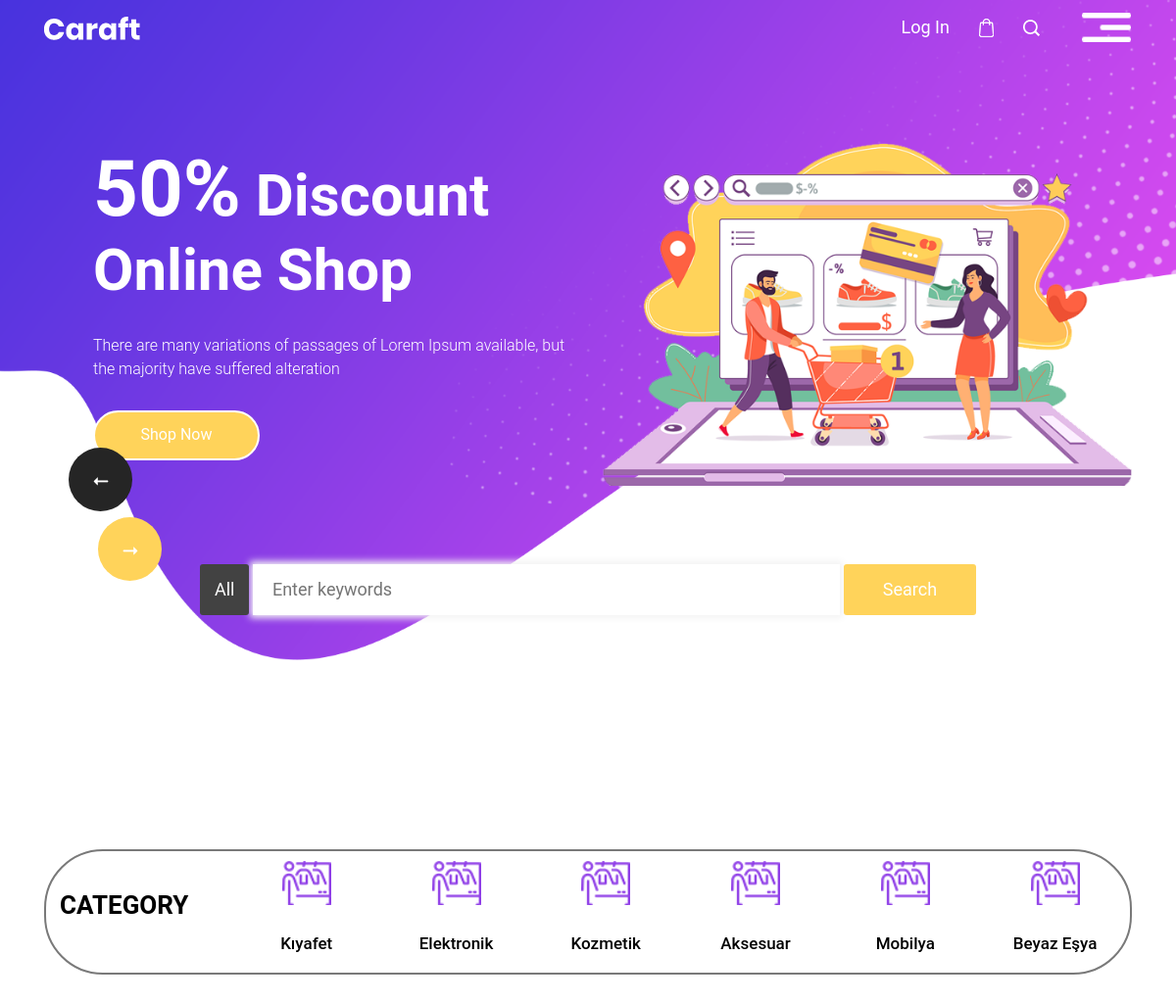
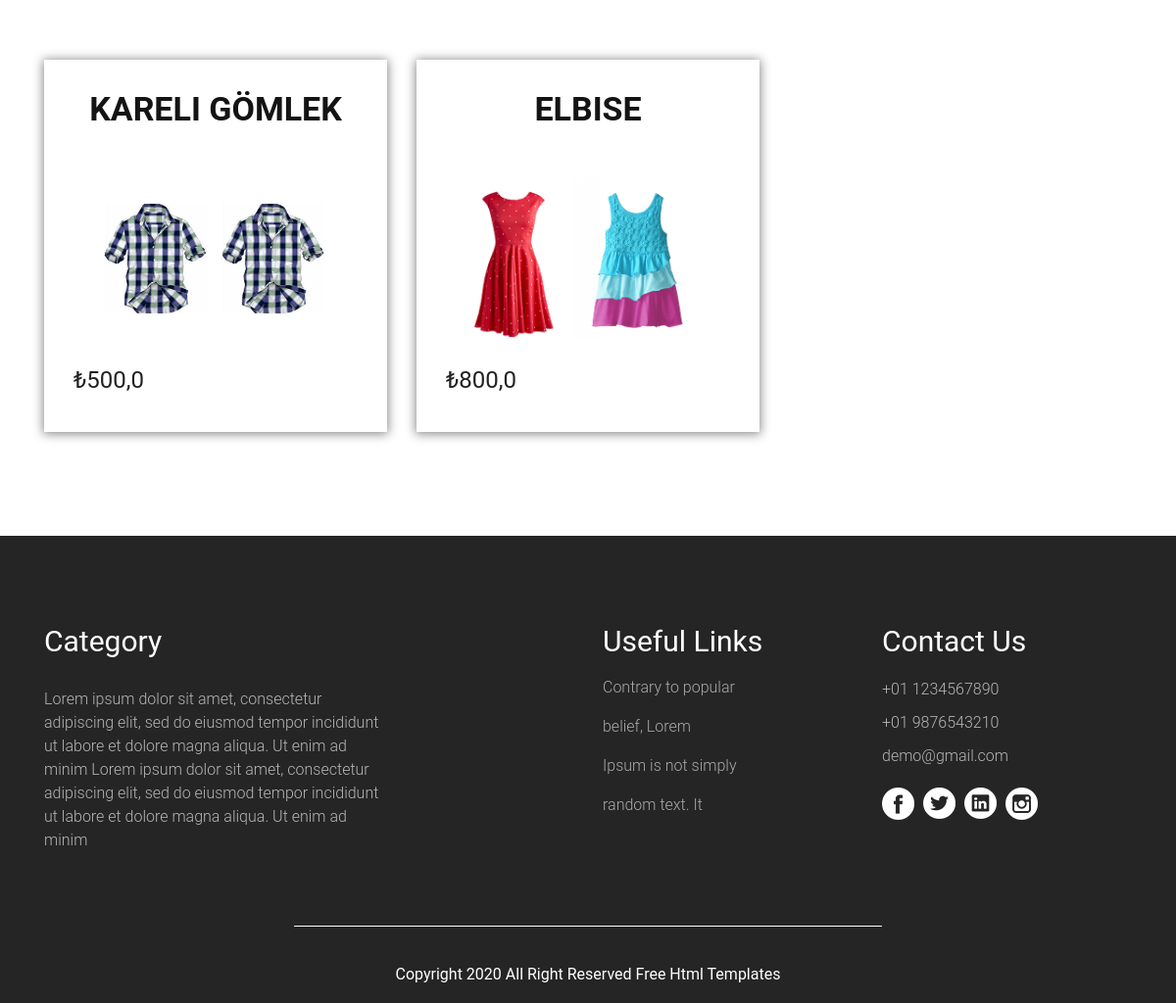
/productCategory/Kıyafet/, run on the app's committed database (2 pictures, top to bottom).
### appMy/models.py (models this page shows, shortened)
class Category(models.Model):
    title = models.CharField(("Kategori"), max_length=50)

class Product(models.Model):
    brand = models.ForeignKey(Brand, verbose_name=("Ürün Markası"), on_delete=models.CASCADE)
    category = models.ForeignKey(Category, verbose_name=("Ürün Kategorisi"), on_delete=models.CASCADE)
    title = models.CharField(("Ürün Başlık"), max_length=50)
    text = models.TextField(("Ürün Özellikleri"))
    price = models.FloatField(("Ürün Fiyatı"))
    image = models.FileField(("Ürün Fotoğrafı"), upload_to='', max_length=100, null=True)

### appMy/views.py (the view)
# urls.py: path('productCategory/<categoryid>/', productCategory, name='productCategory'),
def productCategory(request,categoryid="Elektronik"):
    context={"title":"Kategori"}
    category_k = Category.objects.get(title=categoryid)
    products = Product.objects.filter(category=category_k)
    category = Category.objects.all()
    context.update({
        "products": products,
        "categoryid": categoryid,
        "category": category,
    })
    return render(request,'category.html',context)

### appMy/templates/category.html
{% extends 'base.html' %}
{% load static %}
{% block body %}
      <div class="container">
         <div class="category_section">
            <div class="row">
               <div class="col-lg-2 col-sm-12">
                  <h1 class="category_text">Category</h1>
               </div>
               <div class="col-lg-10 col-sm-12 main">
                  {% for i in category %}
                     <div class="col">
                     <div class="box_main">
                        <a href="/productCategory/{{ i.title }}/">
                           <div class="icon_1"></div>
                           <h4 class="fashion_text active">{{ i.title }}</h4>
                        </a>
                     </div>
                  </div>
                  {% endfor %}
               </div>
            </div>
         </div>
         <div class="category_section_2">
            <div class="row">
               {% for i in products %}
               <div class="col-4 mb-3">
                  <a href="#">
                     <div class="feature_box">
                        <h1 class="readable_text">{{ i.title }}</h1>
                        <div><img src="{{ i.image.url }}" class="image_7"></div>
                        <div style="font-size: 24px;">₺{{ i.price }}</div>
                     </div>
                  </a>
               </div>
               {% endfor %}
            </div>
         </div>
      </div>
{% endblock body %}

### appMy/static/css/style.css (style rules this page uses)
* { box-sizing: border-box !important; transition: ease all 0.5s; }
html { scroll-behavior: smooth; }
body { color: #666666; font-size: 14px; font-family: Roboto; line-height: 1.80857; font-weight: normal; overflow-x: hidden; }
a { color: #1f1f1f; text-decoration: none !important; outline: none !important; -webkit-transition: all .3s ease-in-out; -moz-transition: all .3s ease-in-out; -ms-transition: all .3s ease-in-out; -o-transition: all .3s ease-in-out; transition: all .3s ease-in-out; }
h1, h2, h3, h4, h5, h6 { letter-spacing: 0; font-weight: normal; position: relative; padding: 0 0 10px 0; font-weight: normal; line-height: normal; color: #111111; margin: 0 }
h1 { font-size: 24px }
h4 { font-size: 16px }
*, *::after, *::before { -webkit-box-sizing: border-box; -moz-box-sizing: border-box; box-sizing: border-box; }
a { color: #222222; text-decoration: none; outline: none !important; }
a, .btn { text-decoration: none !important; outline: none !important; -webkit-transition: all .3s ease-in-out; -moz-transition: all .3s ease-in-out; -ms-transition: all .3s ease-in-out; -o-transition: all .3s ease-in-out; transition: all .3s ease-in-out; }
img { max-width: 100%; height: auto; }
.category_section { width: 100%; float: left; border: 2px solid #797979; border-radius: 60px; padding: 10px 0px 0px 0px; margin-top: 90px; }
.main { display: flex; }
.category_text { width: 100%; float: left; font-size: 26px; color: #000; text-transform: uppercase; font-weight: bold; text-align: center; padding-top: 30px; }
.box_main { width: 100%; float: left; text-align: center; }
.fashion_text.active { color: #000; }
.icon_1 { width: 50px; margin: 0 auto; background-image: url(../images/icon-1.png); height: 60px; background-size: 100%; background-repeat: no-repeat; text-align: center; display: inline-block; }
.fashion_text { width: 100%; float: left; font-size: 17px; text-align: center; color: #9a9a99; font-weight: 500; padding-top: 5px; padding-bottom: 20px; }
.category_section_2 { width: 100%; float: left; margin-top: 90px; padding-bottom: 90px; }
.feature_box { width: 100%; height: 380px; display: flex; flex-direction: column; justify-content: space-between; background-color: #ffffff; padding: 30px; box-shadow: 0px 1px 10px 1px #888888; }
.image_7 { width: 80%; margin: 0 auto; text-align: center; display: block; padding-top: 20px; }
.readable_text { width: 100%; float: left; font-size: 34px; text-align: center; text-transform: uppercase; color: #141414; font-weight: bold; }

### data on the page
Category: title "Kıyafet"
Category: title "Elektronik"
Category: title "Kozmetik"
Category: title "Aksesuar"
Category: title "Mobilya"
Category: title "Beyaz Eşya"
Product: title "KARELI GÖMLEK", image (picture), price "500,0"
Product: title "ELBISE", image (picture), price "800,0"
